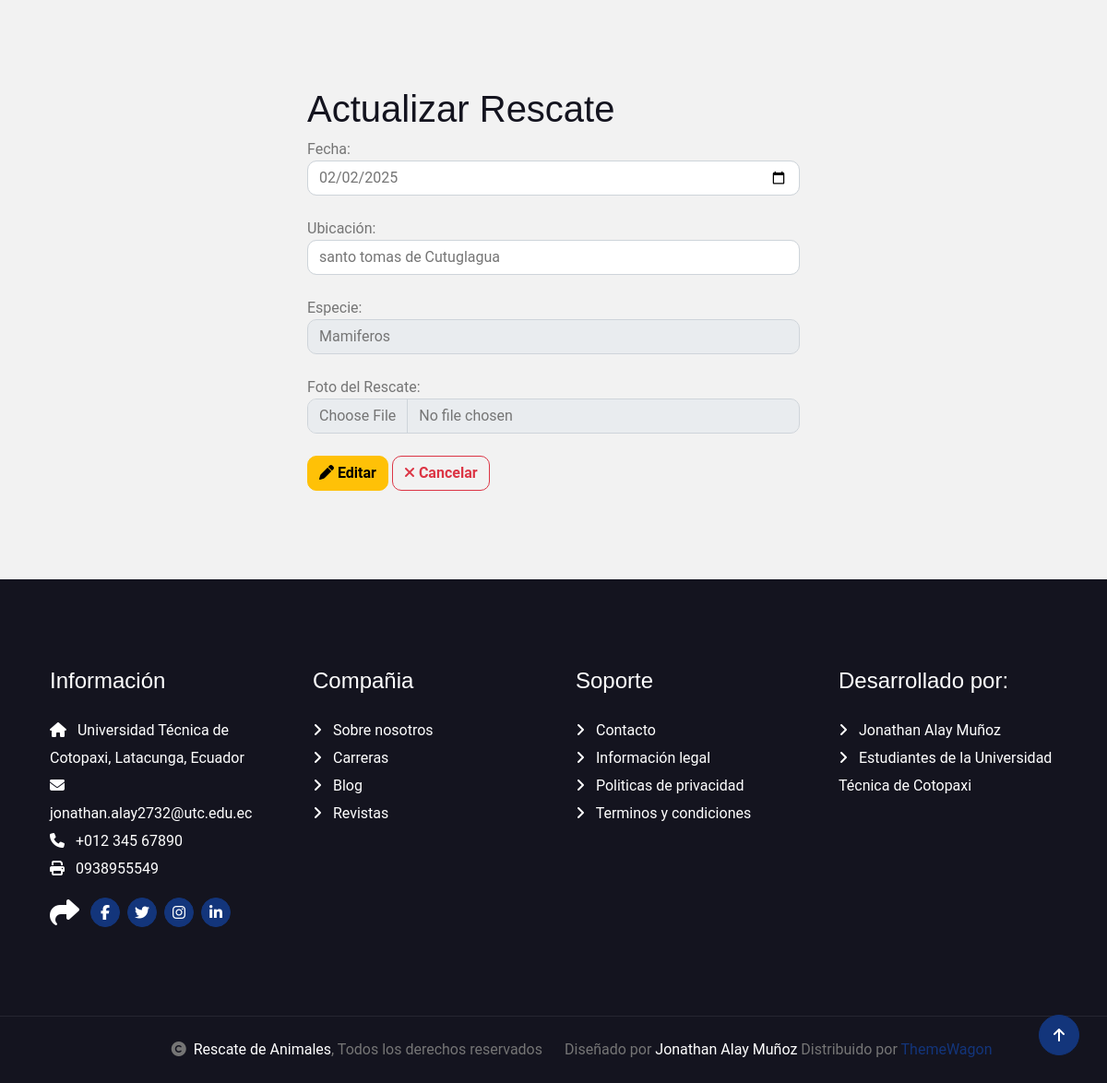
The app's page /editarRescate/1 (lower part), older data.
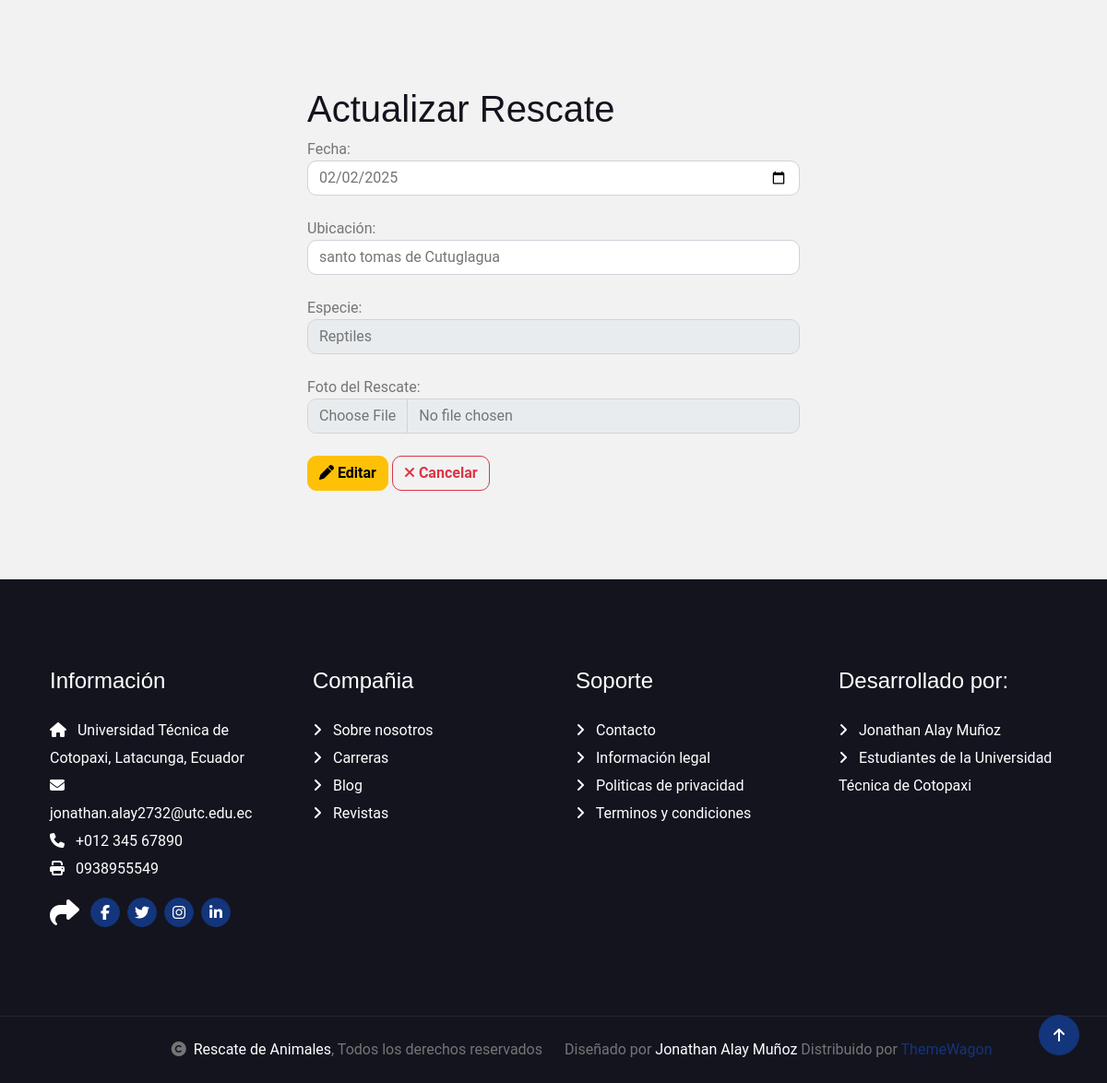
The same page, newer data.
### Aplicaciones/Animales/models.py (models this page shows, shortened)
class Rescate(models.Model):
    fecha = models.DateTimeField()
    ubicacion = models.CharField(max_length=255)
    especie = models.ForeignKey(Especie, on_delete=models.CASCADE, default=1)
    foto_rescate = models.ImageField(upload_to='rescates/', null=True, blank=True)

class Especie(models.Model):
    nombre = models.CharField(max_length=100)
    descripcion = models.TextField(null=True, blank=True)

### Aplicaciones/Animales/views.py (the view)
# urls.py: path('editarRescate/<id>', views.editarRescate),
def editarRescate(request, id):
    rescateEditar = get_object_or_404(Rescate, id=id)
    especies = Especie.objects.all()
    return render(request, "editarRescate.html", {'rescateEditar': rescateEditar, 'especies': especies})

### Aplicaciones/Animales/templates/editarRescate.html (shortened to what this page needs)
{% extends './plantilla.html' %}
{% block contenido %}
<div class="row">
    <div class="col-md-3"></div>
    <div class="col-md-6 bg-light">
        <h1>Actualizar Rescate</h1>
        <form action="/procesarEdicionRescate/{{ rescateEditar.id }}" method="post" enctype="multipart/form-data" id="frm_editar_rescate">
            <label for="fecha">Fecha:</label>
            <input class="form-control" type="date" name="fecha" id="fecha" value="{{ rescateEditar.fecha|date:'Y-m-d' }}" required><br>
            <label for="ubicacion">Ubicación:</label>
            <input class="form-control" type="text" name="ubicacion" id="ubicacion" value="{{ rescateEditar.ubicacion }}" required><br>
            <label>Especie:</label>
            <select name="especie" class="form-control" required>
                {% for especie in especies %}
                <option value="{{ especie.id }}" {% if especie.id == rescateEditar.especie.id %}selected{% endif %}>
                    {{ especie.nombre }}
                </option>
                {% endfor %}
            </select><br>
            <label for="foto_rescate">Foto del Rescate:</label>
            <input class="form-control" type="file" name="foto_rescate" id="foto_rescate"><br>
            <button class="btn btn-warning" type="submit"><i class="fa fa-pen"></i> Editar</button>
            <a class="btn btn-outline-danger" href="/rescates/"><i class="fa fa-times"></i> Cancelar</a>
        </form>
    </div>
    <div class="col-md-3"></div>
</div>
{% endblock %}

Row changes from the older to the newer data that the page shows:
changed Rescate "santo tomas de Cutuglagua": especie "Mamiferos" → "Reptiles"
